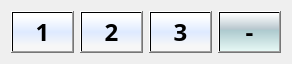
   <widget class="QWidget" name="">
    <property name="enabled">
     <bool>true</bool>
    </property>
    <property name="geometry">
     <rect>
      <x>20</x>
      <y>320</y>
      <width>272</width>
      <height>44</height>
     </rect>
    </property>
    <layout class="QHBoxLayout" name="horizontalLayout_5">
     <item>
      <widget class="QPushButton" name="num1">
       <property name="enabled">
        <bool>true</bool>
       </property>
       <property name="sizePolicy">
        <sizepolicy hsizetype="Minimum" vsizetype="Minimum">
         <horstretch>0</horstretch>
         <verstretch>0</verstretch>
        </sizepolicy>
       </property>
       <property name="minimumSize">
        <size>
         <width>63</width>
         <height>42</height>
        </size>
       </property>
       <property name="maximumSize">
        <size>
         <width>16777215</width>
         <height>42</height>
        </size>
       </property>
       <property name="font">
        <font>
         <family>Adobe Arabic</family>
         <pointsize>18</pointsize>
         <weight>75</weight>
         <bold>true</bold>
        </font>
       </property>
       <property name="styleSheet">
        <string notr="true">background-color: qlineargradient(spread:pad, x1:0, y1:0, x2:0, y2:1, stop:0 rgba(255, 255, 255, 255), stop:0.0903955 rgba(255, 255, 255, 255), stop:0.502825 rgba(222, 234, 255, 255), stop:0.864407 rgba(247, 247, 247, 255));


</string>
       </property>
       <property name="text">
        <string>1</string>
       </property>
      </widget>
     </item>
     <item>
      <widget class="QPushButton" name="num2">
       <property name="enabled">
        <bool>true</bool>
       </property>
       <property name="sizePolicy">
        <sizepolicy hsizetype="Minimum" vsizetype="Minimum">
         <horstretch>0</horstretch>
         <verstretch>0</verstretch>
        </sizepolicy>
       </property>
       <property name="minimumSize">
        <size>
         <width>63</width>
         <height>42</height>
        </size>
       </property>
       <property name="maximumSize">
        <size>
         <width>16777215</width>
         <height>42</height>
        </size>
       </property>
       <property name="font">
        <font>
         <family>Adobe Arabic</family>
         <pointsize>18</pointsize>
         <weight>75</weight>
         <bold>true</bold>
        </font>
       </property>
       <property name="styleSheet">
        <string notr="true">background-color: qlineargradient(spread:pad, x1:0, y1:0, x2:0, y2:1, stop:0 rgba(255, 255, 255, 255), stop:0.0903955 rgba(255, 255, 255, 255), stop:0.502825 rgba(222, 234, 255, 255), stop:0.864407 rgba(247, 247, 247, 255));
</string>
       </property>
       <property name="text">
        <string>2</string>
       </property>
      </widget>
     </item>
     <item>
      <widget class="QPushButton" name="num3">
       <property name="enabled">
        <bool>true</bool>
       </property>
       <property name="sizePolicy">
        <sizepolicy hsizetype="Minimum" vsizetype="Minimum">
         <horstretch>0</horstretch>
         <verstretch>0</verstretch>
        </sizepolicy>
       </property>
       <property name="minimumSize">
        <size>
         <width>63</width>
         <height>42</height>
        </size>
       </property>
       <property name="maximumSize">
        <size>
         <width>16777215</width>
         <height>42</height>
        </size>
       </property>
       <property name="font">
        <font>
         <family>Adobe Arabic</family>
         <pointsize>18</pointsize>
         <weight>75</weight>
         <bold>true</bold>
        </font>
       </property>
       <property name="styleSheet">
        <string notr="true">background-color: qlineargradient(spread:pad, x1:0, y1:0, x2:0, y2:1, stop:0 rgba(255, 255, 255, 255), stop:0.0903955 rgba(255, 255, 255, 255), stop:0.502825 rgba(222, 234, 255, 255), stop:0.864407 rgba(247, 247, 247, 255));
</string>
       </property>
       <property name="text">
        <string>3</string>
       </property>
      </widget>
     </item>
     <item>
      <widget class="QPushButton" name="reduce">
       <property name="enabled">
        <bool>true</bool>
       </property>
       <property name="sizePolicy">
        <sizepolicy hsizetype="Minimum" vsizetype="Minimum">
         <horstretch>0</horstretch>
         <verstretch>0</verstretch>
        </sizepolicy>
       </property>
       <property name="minimumSize">
        <size>
         <width>63</width>
         <height>42</height>
        </size>
       </property>
       <property name="maximumSize">
        <size>
         <width>16777215</width>
         <height>42</height>
        </size>
       </property>
       <property name="font">
        <font>
         <family>Adobe Arabic</family>
         <pointsize>18</pointsize>
         <weight>75</weight>
         <bold>true</bold>
        </font>
       </property>
       <property name="styleSheet">
        <string notr="true">background-color: qlineargradient(spread:pad, x1:1, y1:0, x2:1, y2:1, stop:0.0169492 rgba(255, 255, 255, 255), stop:0.423729 rgba(184, 199, 206, 255), stop:0.451977 rgba(173, 202, 206, 255), stop:0.988701 rgba(229, 247, 244, 255));
</string>
       </property>
       <property name="text">
        <string>-</string>
       </property>
      </widget>
     </item>
    </layout>
   </widget>
